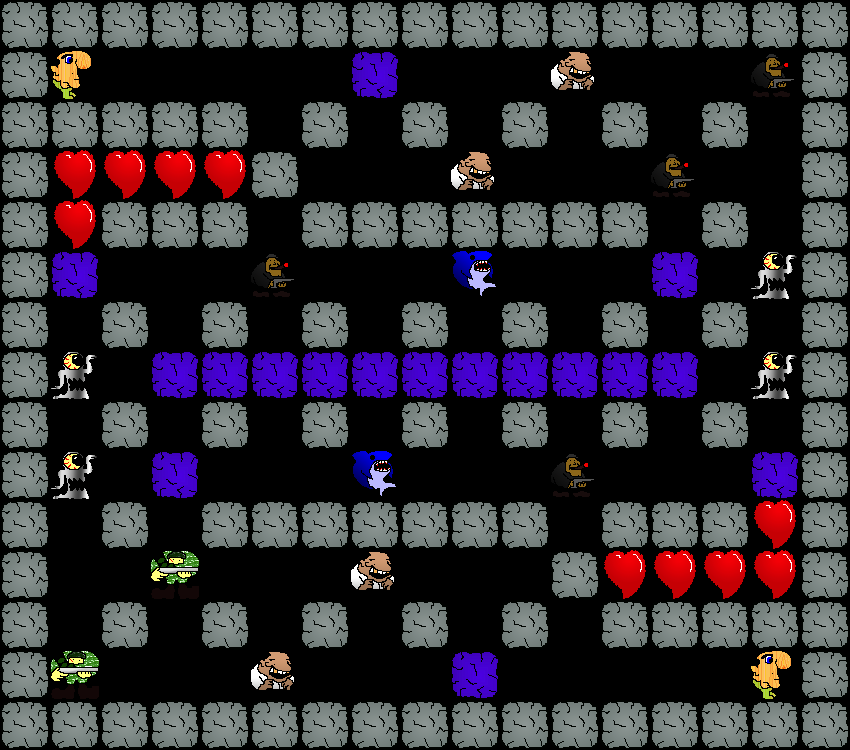

Tiled map render using the project's own tile images. Description and the map definition, with tile-layer contents summarised, below:
An orthogonal 17x15 tile map with 50x50 px tiles, 1 tile layer (Action).

<map version="1.0" orientation="orthogonal" width="17" height="15" tilewidth="50" tileheight="50">
 <tileset firstgid="1" name="Tileset" tilewidth="50" tileheight="50">
  <image source="Tileset.png" width="150" height="200" />
  <tile id="0">
   <properties>
    <property name="Type" value="Soldier" />
   </properties>
  </tile>
  <tile id="1">
   <properties>
    <property name="Type" value="FireLizard" />
   </properties>
  </tile>
  <tile id="2">
   <properties>
    <property name="Type" value="Heart" />
   </properties>
  </tile>
  <tile id="3">
   <properties>
    <property name="Type" value="Sentry" />
   </properties>
  </tile>
  <tile id="4">
   <properties>
    <property name="Type" value="Turret" />
   </properties>
  </tile>
  <tile id="5">
   <properties>
    <property name="Type" value="Shark" />
   </properties>
  </tile>
  <tile id="6">
   <properties>
    <property name="Type" value="BreakableBlock" />
   </properties>
  </tile>
  <tile id="7">
   <properties>
    <property name="Type" value="Block" />
   </properties>
  </tile>
  <tile id="8">
   <properties>
    <property name="Type" value="Gangster" />
   </properties>
  </tile>
  <tile id="9">
   <properties>
    <property name="Type" value="Player" />
   </properties>
  </tile>
  <tile id="11">
   <properties>
    <property name="Type" value="StorBot" />
   </properties>
  </tile>
 </tileset>
 <layer name="Action" width="17" height="15">
  <properties>
   <property name="ColorValue0" value="180" />
   <property name="ColorValue1" value="0" />
   <property name="ColorValue2" value="225" />
   <property name="ColorValue3" value="100" />
  </properties>
  <data>[255 cells, 161 non-empty, 9 distinct tile ids]</data>
 </layer>
</map>
